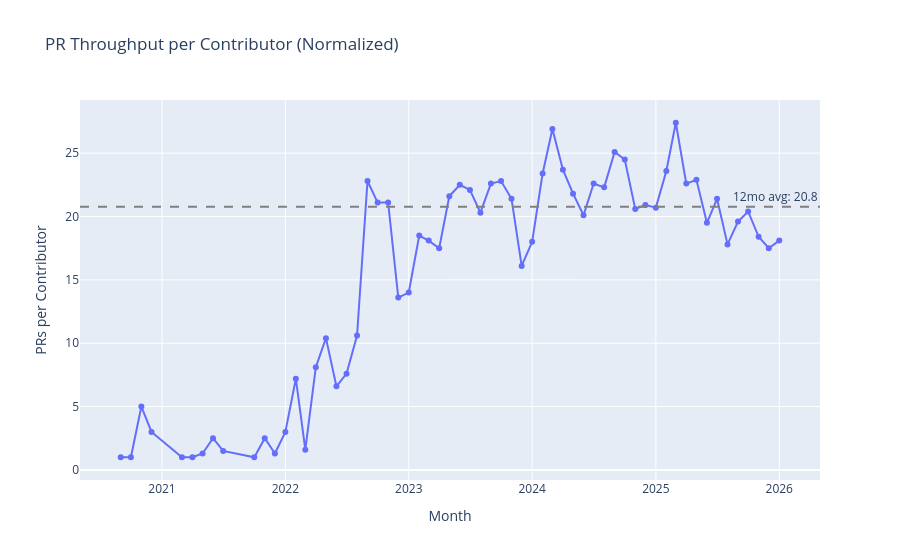

The cell this chart's notebook holds for it:
### Markdown cell above
## 3. Throughput per Contributor (Normalized)

This tells us if productivity per person is improving, or if throughput growth is just from hiring.

### Code cell
# Visualize per-capita throughput
fig = px.line(df_monthly, x='month', y='prs_per_contributor',
              title='PR Throughput per Contributor (Normalized)',
              markers=True)
fig.update_layout(yaxis_title='PRs per Contributor', xaxis_title='Month')

# Add 12-month average line
recent_12mo = df_monthly[df_monthly['month_dt'] >= df_monthly['month_dt'].max() - pd.DateOffset(months=12)]
avg_per_capita_12mo = recent_12mo['prs_per_contributor'].mean()
fig.add_hline(y=avg_per_capita_12mo, line_dash="dash", line_color="gray",
              annotation_text=f"12mo avg: {avg_per_capita_12mo:.1f}")

fig.show()

print(f"\nBaseline (last 12 months): {avg_per_capita_12mo:.1f} PRs per contributor per month")

### Figure 1 — Plotly figure (JSON) as saved in the notebook; plotly's stock layout.template omitted (floating-point values rounded to 4 significant figures)
{"data": [{"hovertemplate": "month=%{x}<br>prs_per_contributor=%{y}<extra></extra>", "legendgroup": "", "line": {"color": "#636efa", "dash": "solid"}, "marker": {"symbol": "circle"}, "mode": "lines+markers", "name": "", "orientation": "v", "showlegend": false, "type": "scatter", "x": ["2020-09-01", "2020-10-01", "2020-11-01", "2020-12-01", "2021-03-01", "2021-04-01", "2021-05-01", "2021-06-01", "2021-07-01", "2021-10-01", "2021-11-01", "2021-12-01", "2022-01-01", "2022-02-01", "2022-03-01", "2022-04-01", "2022-05-01", "2022-06-01", "2022-07-01", "2022-08-01", "2022-09-01", "2022-10-01", "2022-11-01", "2022-12-01", "2023-01-01", "2023-02-01", "2023-03-01", "2023-04-01", "2023-05-01", "2023-06-01", "2023-07-01", "2023-08-01", "2023-09-01", "2023-10-01", "2023-11-01", "2023-12-01", "2024-01-01", "2024-02-01", "2024-03-01", "2024-04-01", "2024-05-01", "2024-06-01", "2024-07-01", "2024-08-01", "2024-09-01", "2024-10-01", "2024-11-01", "2024-12-01", "2025-01-01", "2025-02-01", "2025-03-01", "2025-04-01", "2025-05-01", "2025-06-01", "2025-07-01", "2025-08-01", "2025-09-01", "2025-10-01", "2025-11-01", "2025-12-01", "2026-01-01"], "xaxis": "x", "y": [1.0, 1.0, 5.0, 3.0, 1.0, 1.0, 1.3, 2.5, 1.5, 1.0, 2.5, 1.3, 3.0, 7.2, 1.6, 8.1, 10.4, 6.6, 7.6, 10.6, 22.8, 21.1, 21.1, 13.6, 14.0, 18.5, 18.1, 17.5, 21.6, 22.5, 22.1, 20.3, 22.6, 22.8, 21.4, 16.1, 18.0, 23.4, 26.9, 23.7, 21.8, 20.1, 22.6, 22.3, 25.1, 24.5, 20.6, 20.9, 20.7, 23.6, 27.4, 22.6, 22.9, 19.5, 21.4, 17.8, 19.6, 20.4, 18.4, 17.5, 18.1], "yaxis": "y"}], "layout": {"annotations": [{"showarrow": false, "text": "12mo avg: 20.8", "x": 1, "xanchor": "right", "xref": "x domain", "y": 20.76, "yanchor": "bottom", "yref": "y"}], "legend": {"tracegroupgap": 0}, "shapes": [{"line": {"color": "gray", "dash": "dash"}, "type": "line", "x0": 0, "x1": 1, "xref": "x domain", "y0": 20.76, "y1": 20.76, "yref": "y"}], "title": {"text": "PR Throughput per Contributor (Normalized)"}, "xaxis": {"anchor": "y", "domain": [0, 1], "title": {"text": "Month"}}, "yaxis": {"anchor": "x", "domain": [0, 1], "title": {"text": "PRs per Contributor"}}}}
